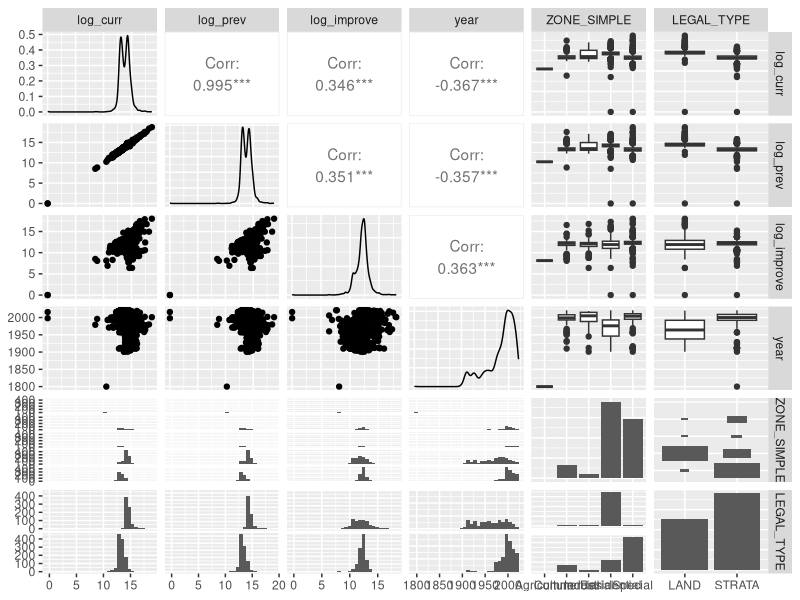
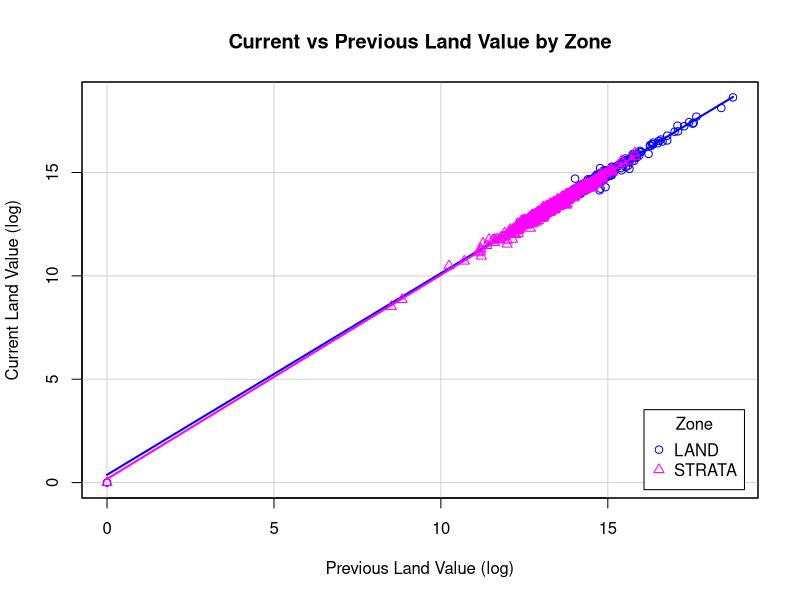
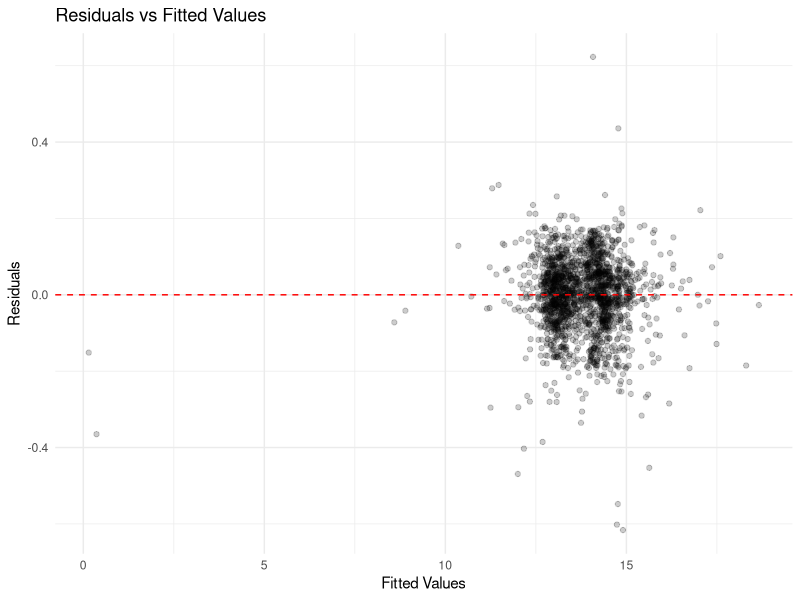
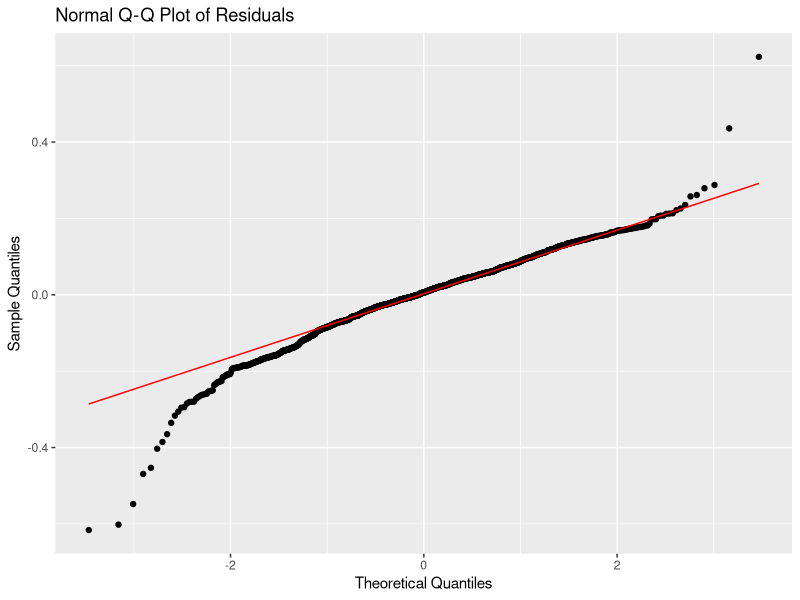

These charts were generated, in order, by the following R code:
library(tidyverse)
library(dplyr)
library(broom)
library(ggplot2)
library(car)
library(GGally)
library(broom)

property <- read.csv(
  file = "./data/sample_data.csv"
) |>
  subset(select = c(CURRENT_LAND_VALUE,
    PREVIOUS_LAND_VALUE,
    PREVIOUS_IMPROVEMENT_VALUE,
    YEAR_BUILT, ZONING_CLASSIFICATION,
    LEGAL_TYPE
  )) |>
  na.omit()

property2 <- subset(property,
  is.finite(CURRENT_LAND_VALUE) & CURRENT_LAND_VALUE > 0 &
  is.finite(PREVIOUS_LAND_VALUE) & PREVIOUS_LAND_VALUE > 0 &
  is.finite(PREVIOUS_IMPROVEMENT_VALUE) & PREVIOUS_IMPROVEMENT_VALUE > 0 &
  is.finite(YEAR_BUILT)
)


nrow(property) - nrow(property2) ## we check how many rows were dropped
sample_n(property, 10) ## looking at our data


# See how many variables in ZONING CLASSIFICATION

unique(property$ZONING_CLASSIFICATION)
length(unique(property$ZONING_CLASSIFICATION))

# See what missing values in ZONING CLASSIFICATION

property[property$ZONING_CLASSIFICATION == '',]

# Simplify ZONING CLASSIFICATION into 5 categories: Residential, Commercial, Industrial, Agriculture, Special

property2$ZONE_SIMPLE <- dplyr::case_when(
  property2$ZONING_CLASSIFICATION %in% c(
    "Residential Inclusive",
    "One-Family Dwelling",
    "Two-Family Dwelling",
    "Multiple Dwelling",
    "Residential"
  ) ~ "Residential",

  property2$ZONING_CLASSIFICATION == "Commercial" ~ "Commercial",

  property2$ZONING_CLASSIFICATION == "Industrial" ~ "Industrial",

  property2$ZONING_CLASSIFICATION == "Limited Agriculture" ~ "Agriculture",
  property2$ZONING_CLASSIFICATION %in% c(
    "Comprehensive Development",
    "Historical Area",
    "",
    "Other"
  ) ~ "Special"
)

unique(property$ZONE_SIMPLE)
length(unique(property$ZONE_SIMPLE))

colSums(is.na(property))

table(property2$LEGAL_TYPE)
## there is only one OTHER legal type so we decicded to drop it as outlier
nrow(property2)  

property2 <- property2[property2$LEGAL_TYPE != "OTHER", ]
nrow(property2)  # should be 1 less than before

fit <- lm(log(CURRENT_LAND_VALUE) ~ log(PREVIOUS_LAND_VALUE) + log(PREVIOUS_IMPROVEMENT_VALUE) + YEAR_BUILT + ZONE_SIMPLE, data = property2)
bb <- coef(fit)
# bb
fit_both <- lm(log(CURRENT_LAND_VALUE) ~ log(PREVIOUS_LAND_VALUE) + log(PREVIOUS_IMPROVEMENT_VALUE) + YEAR_BUILT + ZONE_SIMPLE + LEGAL_TYPE, data = property2)
fit_legal <- lm(log(CURRENT_LAND_VALUE) ~ log(PREVIOUS_LAND_VALUE) + log(PREVIOUS_IMPROVEMENT_VALUE) + YEAR_BUILT + LEGAL_TYPE, data = property2)
fit_inter <- lm(log(CURRENT_LAND_VALUE) ~ log(PREVIOUS_LAND_VALUE)*LEGAL_TYPE + log(PREVIOUS_IMPROVEMENT_VALUE) + YEAR_BUILT, data = property2)
cat("Additive Model with ZONE_SIMPLE")
summary(fit)
cat(" \n \n Additive Model with LEGAL_TYPE")
summary(fit_legal)
cat("\n \n Additive Model with both ZONE_SIMPLE and LEGAL_TYPE")
summary(fit_both)
cat("\n \n Interaction Model with log(PREVIOUS_LAND_VALUE) and LEGAL_TYPE")
summary(fit_inter)

cat("VIF of model with ZONE_SIMPLE")
vif(fit)
cat("\n \n VIF of model with LEGAL_TYPE")
vif(fit_legal)
cat("\n \n VIF of model with both ZONE_SIMPLE and LEGAL_TYPE")
vif(fit_both)

fit_int_legal <- lm(log(CURRENT_LAND_VALUE) ~ log(PREVIOUS_LAND_VALUE) * LEGAL_TYPE + 
                    log(PREVIOUS_IMPROVEMENT_VALUE) + YEAR_BUILT, data = property2)
anova(fit_legal, fit_int_legal)

summary(fit_int_legal)

property_log <- property2 |>
                mutate(log_curr = log(CURRENT_LAND_VALUE),
                log_prev = log(PREVIOUS_LAND_VALUE),
                log_improve = log(PREVIOUS_IMPROVEMENT_VALUE),
                year = as.numeric(YEAR_BUILT)) |>
                select(log_curr, log_prev, log_improve, year, ZONE_SIMPLE, LEGAL_TYPE) 
ggpairs(property_log)

scatterplot(
    log(CURRENT_LAND_VALUE) ~ log(PREVIOUS_LAND_VALUE)|LEGAL_TYPE, 
    smooth=FALSE, 
    by.groups=TRUE,
    xlab = "Previous Land Value (log)", 
    ylab = "Current Land Value (log)",
    main = "Current vs Previous Land Value by Zone",
    legend = list(title = "Zone", coords = "bottomright"),
    data = property2
    )

#ggplot2 for the red line
ggplot(data.frame(fitted = fit_int_legal$fitted.values, residuals = fit_int_legal$residuals),
       aes(x = fitted, y = residuals)) +
  geom_point(alpha = 0.2) +
  geom_hline(yintercept = 0, color = "red", linetype = "dashed") +
  labs(x = "Fitted Values", 
       y = "Residuals",
       title = "Residuals vs Fitted Values") +
  theme_minimal()

# ggplot2
ggplot(data.frame(resid = residuals(fit_int_legal)), aes(sample = resid)) +
  stat_qq() +
  stat_qq_line(color = "red") +
  labs(
    title = "Normal Q-Q Plot of Residuals",
    x = "Theoretical Quantiles",
    y = "Sample Quantiles"
  )
